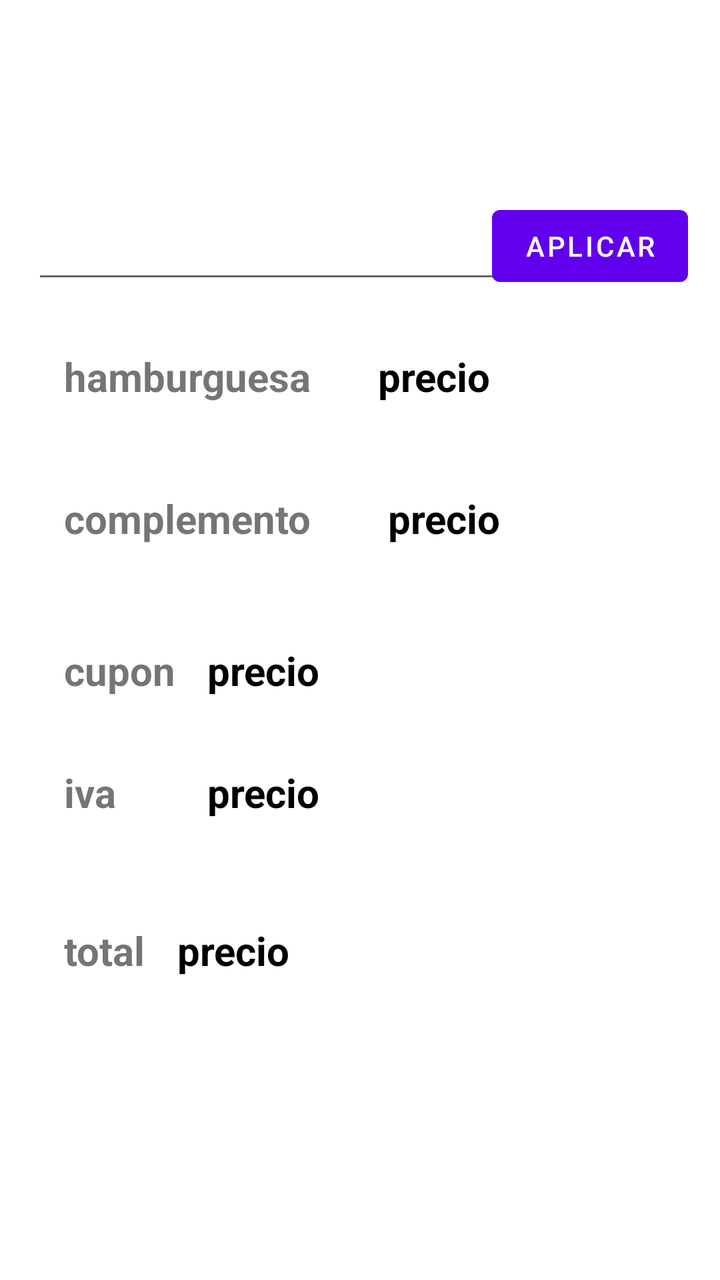
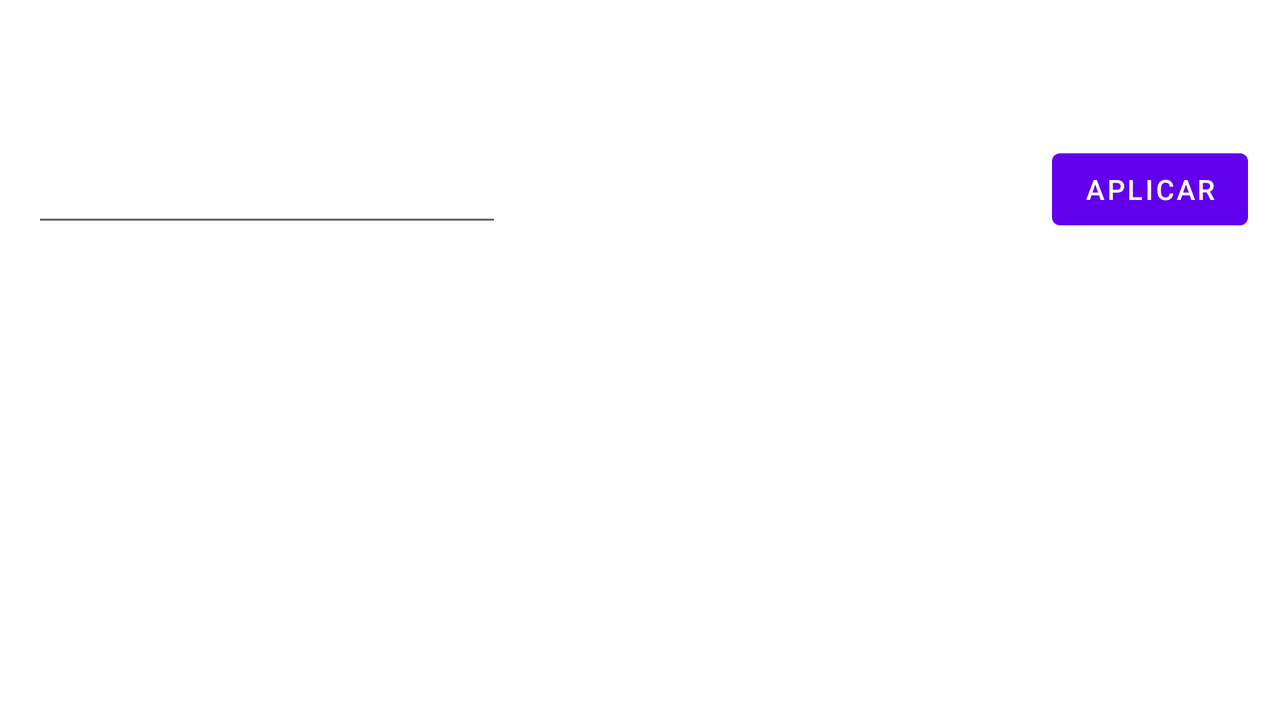

An Android layout and its configuration variant, each rendered on a device that would load it. The default file and the variant file are quoted in full after the pictures.
<!-- AndroidManifest.xml: application theme Theme.Examen_hamburguesa_repaso_22_23 -->
<!-- res/layout/activity_pantalla2.xml -->
<?xml version="1.0" encoding="utf-8"?>
<androidx.constraintlayout.widget.ConstraintLayout xmlns:android="http://schemas.android.com/apk/res/android"
    xmlns:app="http://schemas.android.com/apk/res-auto"
    xmlns:tools="http://schemas.android.com/tools"
    android:layout_width="match_parent"
    android:layout_height="match_parent"
    android:background="@drawable/fondon"
    tools:context=".Pantalla2Activity">


    <TextView
        android:id="@+id/txt_pantalla2_titulo1"
        android:layout_width="0dp"
        android:layout_height="wrap_content"
        android:layout_marginStart="16dp"
        android:layout_marginTop="16dp"
        android:layout_marginEnd="16dp"
        android:text="@string/pantalla2_titulo1"
        android:textColor="@color/white"
        android:textSize="24sp"
        app:layout_constraintEnd_toEndOf="parent"
        app:layout_constraintHorizontal_bias="0.498"
        app:layout_constraintStart_toStartOf="parent"
        app:layout_constraintTop_toTopOf="parent" />

    <EditText
        android:id="@+id/edt_codigo"
        android:layout_width="235dp"
        android:layout_height="54dp"
        android:layout_marginTop="16dp"
        android:autofillHints="@string/codigo"
        android:ems="10"
        android:hint="@string/codigo"
        android:inputType="textPersonName"
        android:textColorHint="@color/white"
        android:textStyle="bold"
        app:layout_constraintStart_toStartOf="@+id/txt_pantalla2_titulo1"
        app:layout_constraintTop_toBottomOf="@+id/txt_pantalla2_titulo1" />

    <Button
        android:id="@+id/bt_aplicar"
        android:layout_width="wrap_content"
        android:layout_height="wrap_content"
        android:text="@string/aplicar"
        android:onClick="aplicar_cupon"
        app:layout_constraintBaseline_toBaselineOf="@+id/edt_codigo"
        app:layout_constraintEnd_toEndOf="@+id/txt_pantalla2_titulo1" />

    <TextView
        android:id="@+id/txt_p2_hamburguesa"
        android:layout_width="wrap_content"
        android:layout_height="wrap_content"
        android:layout_marginStart="16dp"
        android:layout_marginTop="28dp"
        android:text="@string/hamburguesa"
        android:textSize="20sp"
        android:textStyle="bold"
        app:layout_constraintStart_toStartOf="@+id/edt_codigo"
        app:layout_constraintTop_toBottomOf="@+id/edt_codigo" />

    <TextView
        android:id="@+id/txt_p2_precio_hamburguesa"
        android:layout_width="wrap_content"
        android:layout_height="wrap_content"
        android:layout_marginStart="16dp"
        android:text="@string/precio"
        android:textColor="@color/black"
        android:textSize="20sp"
        android:textStyle="bold"
        app:layout_constraintBaseline_toBaselineOf="@+id/txt_p2_hamburguesa"
        app:layout_constraintEnd_toEndOf="parent"
        app:layout_constraintHorizontal_bias="0.132"
        app:layout_constraintStart_toEndOf="@+id/txt_p2_hamburguesa" />

    <TextView
        android:id="@+id/txt_p2_complemento"
        android:layout_width="130dp"
        android:layout_height="40dp"
        android:layout_marginTop="44dp"
        android:text="@string/complemento"
        android:textSize="20sp"
        android:textStyle="bold"
        app:layout_constraintStart_toStartOf="@+id/txt_p2_hamburguesa"
        app:layout_constraintTop_toBottomOf="@+id/txt_p2_hamburguesa"
        tools:ignore="TextSizeCheck" />

    <TextView
        android:id="@+id/txt_p2_cupon"
        android:layout_width="wrap_content"
        android:layout_height="wrap_content"
        android:layout_marginTop="36dp"
        android:text="@string/cupon"
        android:textSize="20sp"
        android:textStyle="bold"
        app:layout_constraintStart_toStartOf="@+id/txt_p2_complemento"
        app:layout_constraintTop_toBottomOf="@+id/txt_p2_complemento" />

    <TextView
        android:id="@+id/txt_p2_precio_cupon"
        android:layout_width="wrap_content"
        android:layout_height="wrap_content"
        android:layout_marginStart="16dp"
        android:text="@string/precio"
        android:textColor="@color/black"
        android:textSize="20sp"
        android:textStyle="bold"
        app:layout_constraintBaseline_toBaselineOf="@+id/txt_p2_cupon"
        app:layout_constraintStart_toEndOf="@+id/txt_p2_cupon" />

    <TextView
        android:id="@+id/txt_p2_iva"
        android:layout_width="wrap_content"
        android:layout_height="wrap_content"
        android:layout_marginTop="34dp"
        android:text="@string/iva"
        android:textSize="20sp"
        android:textStyle="bold"
        app:layout_constraintStart_toStartOf="@+id/txt_p2_cupon"
        app:layout_constraintTop_toBottomOf="@+id/txt_p2_cupon" />

    <TextView
        android:id="@+id/txt_p2_precio_iva"
        android:layout_width="wrap_content"
        android:layout_height="wrap_content"
        android:text="@string/precio"
        android:textColor="@color/black"
        android:textSize="20sp"
        android:textStyle="bold"
        app:layout_constraintBaseline_toBaselineOf="@+id/txt_p2_iva"
        app:layout_constraintEnd_toEndOf="@+id/txt_p2_precio_cupon" />

    <TextView
        android:id="@+id/txt_p2_total"
        android:layout_width="wrap_content"
        android:layout_height="wrap_content"
        android:layout_marginTop="52dp"
        android:text="@string/total"
        android:textSize="20sp"
        android:textStyle="bold"
        app:layout_constraintStart_toStartOf="@+id/txt_p2_iva"
        app:layout_constraintTop_toBottomOf="@+id/txt_p2_iva" />

    <TextView
        android:id="@+id/txt_p2_precio_total"
        android:layout_width="wrap_content"
        android:layout_height="wrap_content"
        android:layout_marginStart="16dp"
        android:text="@string/precio"
        android:textColor="@color/black"
        android:textSize="20sp"
        android:textStyle="bold"
        app:layout_constraintBottom_toBottomOf="@+id/txt_p2_total"
        app:layout_constraintStart_toEndOf="@+id/txt_p2_total"
        app:layout_constraintTop_toTopOf="@+id/txt_p2_total"
        app:layout_constraintVertical_bias="0.0" />

    <TextView
        android:id="@+id/txt_p2_precio_complemento"
        android:layout_width="wrap_content"
        android:layout_height="wrap_content"
        android:layout_marginStart="32dp"
        android:text="@string/precio"
        android:textColor="@color/black"
        android:textSize="20sp"
        android:textStyle="bold"
        app:layout_constraintBottom_toBottomOf="@+id/txt_p2_complemento"
        app:layout_constraintStart_toEndOf="@+id/txt_p2_complemento"
        app:layout_constraintTop_toTopOf="@+id/txt_p2_complemento"
        app:layout_constraintVertical_bias="0.0" />

</androidx.constraintlayout.widget.ConstraintLayout>
<!-- resources referenced by this layout -->
<resources>
  <color name="black">#FF000000</color>
  <color name="white">#FFFFFFFF</color>
  <string name="aplicar">Aplicar</string>
  <string name="codigo">Código</string>
  <string name="complemento">complemento</string>
  <string name="cupon">cupon</string>
  <string name="hamburguesa">hamburguesa</string>
  <string name="iva">iva</string>
  <string name="pantalla2_titulo1">¿Dispone de código promocional?</string>
  <string name="precio">precio</string>
  <string name="total">total</string>
  <style name="Theme.Examen_hamburguesa_repaso_22_23" parent="Theme.MaterialComponents.DayNight.DarkActionBar">
          
          <item name="colorPrimary">@color/purple_500</item>
          <item name="colorPrimaryVariant">@color/purple_700</item>
          <item name="colorOnPrimary">@color/white</item>
          
          <item name="colorSecondary">@color/teal_200</item>
          <item name="colorSecondaryVariant">@color/teal_700</item>
          <item name="colorOnSecondary">@color/black</item>
          
          <item name="android:statusBarColor">?attr/colorPrimaryVariant</item>
          
      </style>
  <color name="purple_500">#FF6200EE</color>
  <color name="purple_700">#FF3700B3</color>
  <color name="teal_200">#FF03DAC5</color>
  <color name="teal_700">#FF018786</color>
</resources>
<!-- res/layout-land/activity_pantalla2.xml (the repository's variant of the layout above) -->
<!-- drawn on the phone turned sideways -->
<?xml version="1.0" encoding="utf-8"?>
<androidx.constraintlayout.widget.ConstraintLayout xmlns:android="http://schemas.android.com/apk/res/android"
    xmlns:app="http://schemas.android.com/apk/res-auto"
    xmlns:tools="http://schemas.android.com/tools"
    android:layout_width="match_parent"
    android:layout_height="match_parent"
    android:background="@drawable/fondon"
    tools:context=".Pantalla2Activity">


    <TextView
        android:id="@+id/txt_pantalla2_titulo1"
        android:layout_width="0dp"
        android:layout_height="wrap_content"
        android:layout_marginStart="16dp"
        android:layout_marginTop="16dp"
        android:layout_marginEnd="16dp"
        android:text="@string/pantalla2_titulo1"
        android:textColor="@color/white"
        android:textSize="24sp"
        app:layout_constraintEnd_toEndOf="parent"
        app:layout_constraintHorizontal_bias="0.498"
        app:layout_constraintStart_toStartOf="parent"
        app:layout_constraintTop_toTopOf="parent" />

    <EditText
        android:id="@+id/edt_codigo"
        android:layout_width="235dp"
        android:layout_height="54dp"
        android:layout_marginTop="16dp"
        android:ems="10"
        android:hint="@string/codigo"
        android:inputType="textPersonName"
        android:textColorHint="@color/white"
        android:textStyle="bold"
        android:autofillHints="@string/codigo"
        app:layout_constraintStart_toStartOf="@+id/txt_pantalla2_titulo1"
        app:layout_constraintTop_toBottomOf="@+id/txt_pantalla2_titulo1" />

    <Button
        android:id="@+id/bt_aplicar"
        android:layout_width="wrap_content"
        android:layout_height="wrap_content"
        android:text="@string/aplicar"
        app:layout_constraintBaseline_toBaselineOf="@+id/edt_codigo"
        app:layout_constraintEnd_toEndOf="@+id/txt_pantalla2_titulo1" />
</androidx.constraintlayout.widget.ConstraintLayout>
<!-- resources referenced by the variant -->
<!-- as the phone turned sideways resolves them -->
<resources>
  <color name="white">#FFFFFFFF</color>
  <string name="aplicar">Aplicar</string>
  <string name="codigo">Código</string>
  <string name="pantalla2_titulo1">¿Dispone de código promocional?</string>
  <style name="Theme.Examen_hamburguesa_repaso_22_23" parent="Theme.MaterialComponents.DayNight.DarkActionBar">
          
          <item name="colorPrimary">@color/purple_500</item>
          <item name="colorPrimaryVariant">@color/purple_700</item>
          <item name="colorOnPrimary">@color/white</item>
          
          <item name="colorSecondary">@color/teal_200</item>
          <item name="colorSecondaryVariant">@color/teal_700</item>
          <item name="colorOnSecondary">@color/black</item>
          
          <item name="android:statusBarColor">?attr/colorPrimaryVariant</item>
          
      </style>
  <color name="purple_500">#FF6200EE</color>
  <color name="purple_700">#FF3700B3</color>
  <color name="teal_200">#FF03DAC5</color>
  <color name="teal_700">#FF018786</color>
  <color name="black">#FF000000</color>
</resources>
